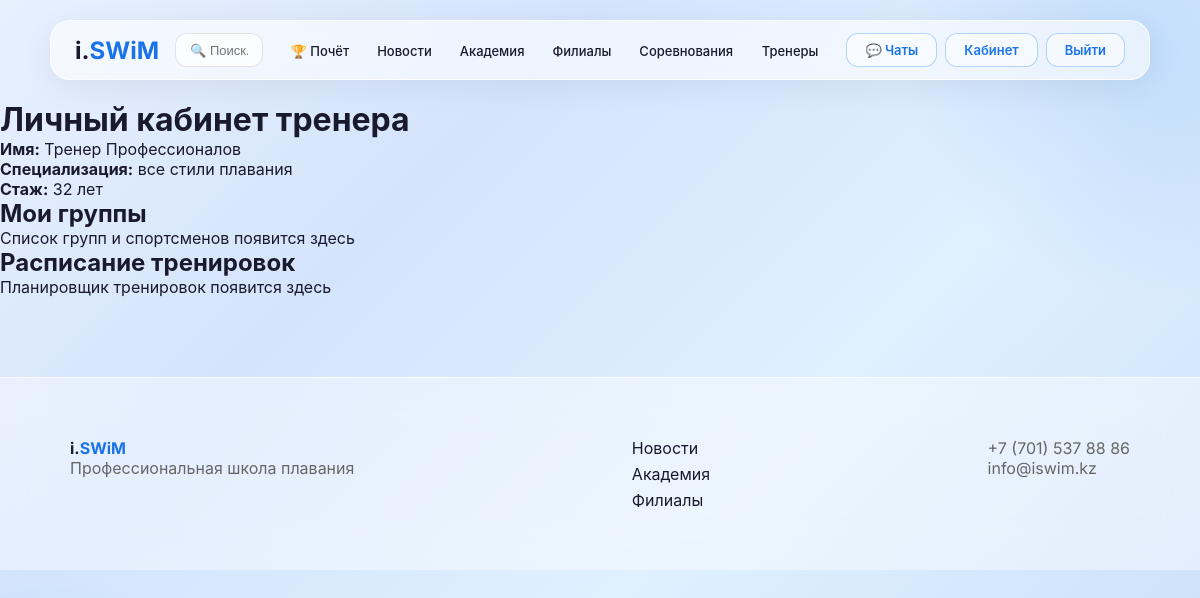
The app's page /profile/trainer/ (signed in) with its own data.
### users/models.py (models this page shows, shortened)
class User(AbstractUser):
    middle_name = models.CharField(max_length=50, blank=True, verbose_name='Отчество')
    phone = models.CharField(max_length=20, blank=True, verbose_name='Телефон')
    avatar = models.ImageField(upload_to='avatars/', blank=True, verbose_name='Аватар')
    class Meta:
        verbose_name = 'Пользователь'
        verbose_name_plural = 'Пользователи'

### trainers/models.py (models this page shows, shortened)
class Trainer(models.Model):
    user = models.OneToOneField(User, on_delete=models.CASCADE, related_name='trainer_profile', verbose_name='Пользователь')
    bio = models.TextField(verbose_name='О себе')
    experience_years = models.PositiveIntegerField(verbose_name='Стаж (лет)')
    specialization = models.CharField(max_length=200, verbose_name='Специализация')
    photo = models.ImageField(upload_to='trainers/', verbose_name='Фото')
    branches = models.ManyToManyField(Branch, related_name='trainers', verbose_name='Филиалы')
    is_active = models.BooleanField(default=True, verbose_name='Активен')
    class Meta:
        verbose_name = 'Тренер'
        verbose_name_plural = 'Тренеры'

### users/views.py (the view)
# urls.py: path('profile/trainer/', TrainerProfileView.as_view(), name='trainer_profile'),
class TrainerProfileView(LoginRequiredMixin, TemplateView):
    template_name = 'users/trainer_profile.html'
    def get_context_data(self, **kwargs):
        context = super().get_context_data(**kwargs)
        context['trainer'] = self.request.user.trainer_profile
        return context

### users/templates/users/trainer_profile.html
{% extends 'core/base.html' %}
{% block content %}
<h1>Личный кабинет тренера</h1>
<p><strong>Имя:</strong> {{ user.get_full_name }}</p>
<p><strong>Специализация:</strong> {{ trainer.specialization }}</p>
<p><strong>Стаж:</strong> {{ trainer.experience_years }} лет</p>
<h2>Мои группы</h2>
<p>Список групп и спортсменов появится здесь</p>
<h2>Расписание тренировок</h2>
<p>Планировщик тренировок появится здесь</p>
{% endblock %}

### core/templates/core/base.html (style rules this page uses)
* { margin: 0; padding: 0; box-sizing: border-box; }
body { font-family: 'Inter', -apple-system, BlinkMacSystemFont, sans-serif; background: linear-gradient(135deg, #e8f0fe 0%, #d4e4fc 30%, #e0f0ff 60%, #c8ddf8 100%); background-attachment: fixed; min-height: 100vh; color: #1a1a2e; -webkit-font-smoothing: antialiased; }
body::before { content: ''; position: fixed; top: -200px; right: -200px; width: 500px; height: 500px; background: radial-gradient(circle, rgba(26,115,232,0.15) 0%, transparent 70%); border-radius: 50%; pointer-events: none; z-index: 0; }
body::after { content: ''; position: fixed; bottom: -150px; left: -150px; width: 400px; height: 400px; background: radial-gradient(circle, rgba(0,180,216,0.12) 0%, transparent 70%); border-radius: 50%; pointer-events: none; z-index: 0; }

### records on screen
User: get_full_name "Тренер Профессионалов"
Trainer: specialization "все стили плавания", experience_years "32"
